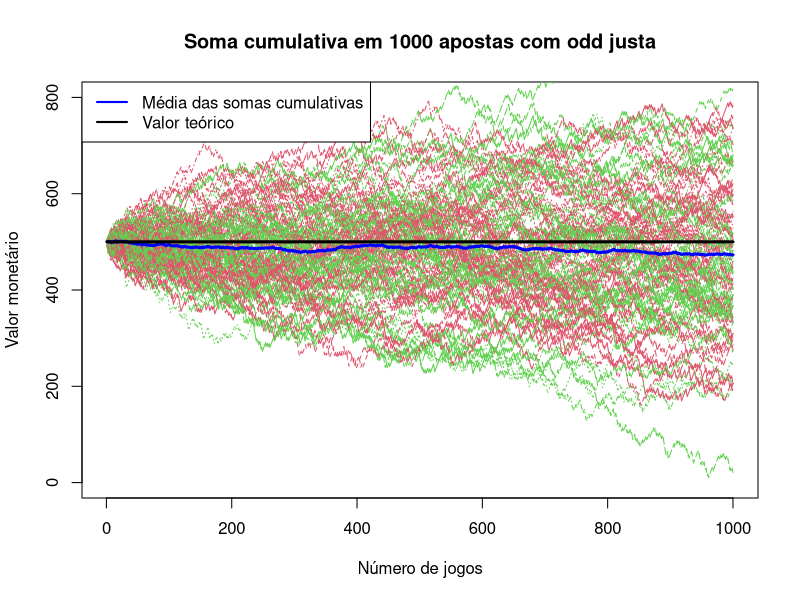
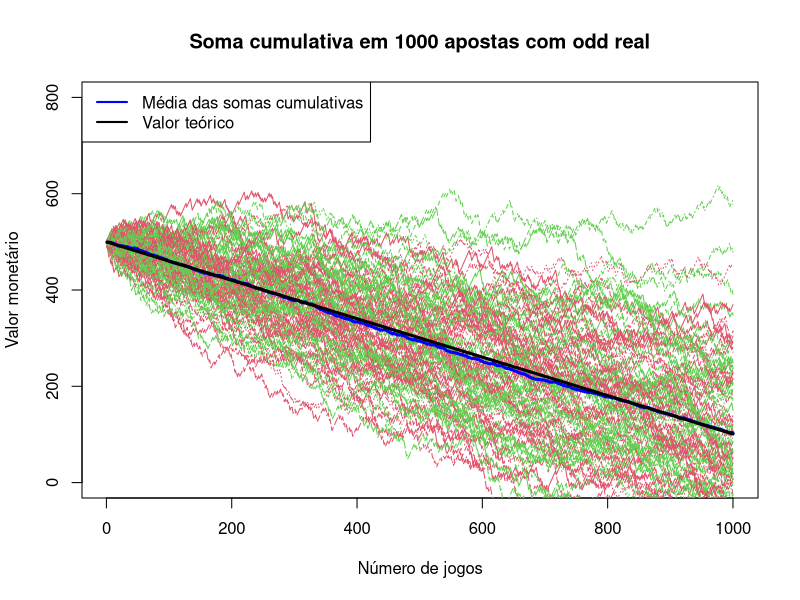

Recreate these plots in R, in order.
N = 1000
B = 8
M = 100
A = 500

set.seed(42)

all_returns <- matrix(0, M, N)

for (j in 1:M) {
  x <- runif(N)
  
  returns <- rep(0, N)
  
  for (i in 1:N) {
    if (x[i] <= 0.6935123) {
      returns[i] = 0.441935 * B
    }
    else if (x[i] > 0.6935123) {
      returns[i] = -B
    }
  }
  all_returns[j, ] = returns
  
}

k <- 1

valor_teorico <- A +  cumsum(rep((k - 1) * B, 1000))

cumsum_mat <- A + t(apply(all_returns, 1, cumsum))

row_means_cumsum <- A + cumsum(colMeans(all_returns))

matplot(
  t(cumsum_mat),
  type = "l",
  pch = 1:3,
  col = 2:3,
  xlab = "Número de jogos",
  ylab = "Valor monetário",
  main = "Soma cumulativa em 1000 apostas com odd justa",
  ylim = c(0, 800)
)

lines(row_means_cumsum,
      type = "l",
      lwd = 3,
      col = "blue")


legend("topleft", 
       legend = c("Média das somas cumulativas", "Valor teórico"),
       col = c( "blue", "black"),
       #lty = c(1:3, 1, 1),
       #pch = c(1:3, NA, NA),
       lwd = c(2),
       #ncol = 1,
       bg = "white")


lines(valor_teorico,
      type = "l",
      lwd = 3,
      col = "black")


# -----------------------------------------------------------------------------
rm(list = ls())


N = 1000
B = 8
M = 100
A = 500
all_returns <- matrix(0, M, N)

for (j in 1:M) {
  x <- runif(N)
  
  returns <- rep(0, N)
  
  for (i in 1:N) {
    if (x[i] <= 0.6935123) { # 0.8744395
      returns[i] = 0.37 * B # 0.12
    }
    else if (x[i] > 0.6935123) {
      returns[i] = -B
    }
  }
  all_returns[j, ] = returns
  
}

cumsum_mat <-  A +  t(apply(all_returns, 1, cumsum))

row_means_cumsum <-  A + cumsum(colMeans(all_returns))

matplot(
  t(cumsum_mat),
  type = "l",
  pch = 1:3,
  col = 2:3,
  xlab = "Número de jogos",
  ylab = "Valor monetário",
  main = "Soma cumulativa em 1000 apostas com odd real",
  ylim = c(0, 800)
  
)

lines(row_means_cumsum,
      type = "l",
      lwd = 3,
      col = "blue")

legend("topleft", 
       legend = c("Média das somas cumulativas", "Valor teórico"),
       col = c( "blue", "black"),
       #lty = c(1:3, 1, 1),
       #pch = c(1:3, NA, NA),
       lwd = c(2),
       #ncol = 1,
       bg = "white")


k <- 0.9501119

valor_teorico <- A + cumsum(rep((k - 1) * B, 1000))

lines(valor_teorico,
      type = "l",
      lwd = 3,
      col = "black")

#plot(valor_teorico, type = "l", lwd = 3, col = "black")


#plot(cumsum(all_returns[1,]))
#plot(cumsum(all_returns), type='l')

#legend("topleft", legend = rownames(all_returns), pch = 1:3, col = 1:3)
